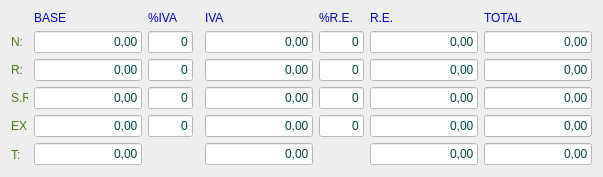
            <widget class="QWidget" name="tab_2">
             <attribute name="title">
              <string>Desglose</string>
             </attribute>
             <layout class="QGridLayout" name="gridLayout_12">
              <item row="5" column="5">
               <spacer name="verticalSpacer_5">
                <property name="orientation">
                 <enum>Qt::Vertical</enum>
                </property>
                <property name="sizeHint" stdset="0">
                 <size>
                  <width>20</width>
                  <height>23</height>
                 </size>
                </property>
               </spacer>
              </item>
              <item row="5" column="2">
               <spacer name="verticalSpacer_4">
                <property name="orientation">
                 <enum>Qt::Vertical</enum>
                </property>
                <property name="sizeHint" stdset="0">
                 <size>
                  <width>20</width>
                  <height>23</height>
                 </size>
                </property>
               </spacer>
              </item>
              <item row="1" column="1">
               <widget class="QLineEdit" name="txtrBase1">
                <property name="enabled">
                 <bool>false</bool>
                </property>
                <property name="styleSheet">
                 <string notr="true">background-color: rgb(255, 255, 255);
color: rgb(0, 64, 64);</string>
                </property>
                <property name="text">
                 <string>0,00</string>
                </property>
                <property name="alignment">
                 <set>Qt::AlignRight|Qt::AlignTrailing|Qt::AlignVCenter</set>
                </property>
                <property name="readOnly">
                 <bool>true</bool>
                </property>
               </widget>
              </item>
              <item row="5" column="6">
               <widget class="QLineEdit" name="txtrTotalRecargoEq_2">
                <property name="enabled">
                 <bool>false</bool>
                </property>
                <property name="styleSheet">
                 <string notr="true">background-color: rgb(255, 255, 255);
color: rgb(0, 64, 64);</string>
                </property>
                <property name="text">
                 <string>0,00</string>
                </property>
                <property name="alignment">
                 <set>Qt::AlignRight|Qt::AlignTrailing|Qt::AlignVCenter</set>
                </property>
                <property name="readOnly">
                 <bool>true</bool>
                </property>
               </widget>
              </item>
              <item row="1" column="5">
               <widget class="QLineEdit" name="txtnRec1">
                <property name="enabled">
                 <bool>false</bool>
                </property>
                <property name="maximumSize">
                 <size>
                  <width>45</width>
                  <height>16777215</height>
                 </size>
                </property>
                <property name="styleSheet">
                 <string notr="true">background-color: rgb(255, 255, 255);
color: rgb(0, 64, 64);</string>
                </property>
                <property name="text">
                 <string>0</string>
                </property>
                <property name="alignment">
                 <set>Qt::AlignRight|Qt::AlignTrailing|Qt::AlignVCenter</set>
                </property>
                <property name="readOnly">
                 <bool>true</bool>
                </property>
               </widget>
              </item>
              <item row="4" column="0">
               <widget class="QLabel" name="label_27">
                <property name="maximumSize">
                 <size>
                  <width>17</width>
                  <height>16777215</height>
                 </size>
                </property>
                <property name="styleSheet">
                 <string notr="true">color: rgb(72, 124, 19);</string>
                </property>
                <property name="text">
                 <string>EX.:</string>
                </property>
               </widget>
              </item>
              <item row="1" column="7">
               <widget class="QLineEdit" name="txtrTotal1">
                <property name="enabled">
                 <bool>false</bool>
                </property>
                <property name="styleSheet">
                 <string notr="true">background-color: rgb(255, 255, 255);
color: rgb(0, 64, 64);</string>
                </property>
                <property name="text">
                 <string>0,00</string>
                </property>
                <property name="alignment">
                 <set>Qt::AlignRight|Qt::AlignTrailing|Qt::AlignVCenter</set>
                </property>
                <property name="readOnly">
                 <bool>true</bool>
                </property>
               </widget>
              </item>
              <item row="0" column="1">
               <widget class="QLabel" name="label_28">
                <property name="styleSheet">
                 <string notr="true">color: rgb(0, 0, 192);</string>
                </property>
                <property name="text">
                 <string>BASE</string>
                </property>
               </widget>
              </item>
              <item row="4" column="7">
               <widget class="QLineEdit" name="txtrTotal4">
                <property name="enabled">
                 <bool>false</bool>
                </property>
                <property name="styleSheet">
                 <string notr="true">background-color: rgb(255, 255, 255);
color: rgb(0, 64, 64);</string>
                </property>
                <property name="text">
                 <string>0,00</string>
                </property>
                <property name="alignment">
                 <set>Qt::AlignRight|Qt::AlignTrailing|Qt::AlignVCenter</set>
                </property>
                <property name="readOnly">
                 <bool>true</bool>
                </property>
               </widget>
              </item>
              <item row="2" column="2">
               <widget class="QLineEdit" name="txtnPorcentajeIva2">
                <property name="enabled">
                 <bool>false</bool>
                </property>
                <property name="maximumSize">
                 <size>
                  <width>45</width>
                  <height>16777215</height>
                 </size>
                </property>
                <property name="styleSheet">
                 <string notr="true">background-color: rgb(255, 255, 255);
color: rgb(0, 64, 64);</string>
                </property>
                <property name="text">
                 <string>0</string>
                </property>
                <property name="alignment">
                 <set>Qt::AlignRight|Qt::AlignTrailing|Qt::AlignVCenter</set>
                </property>
                <property name="readOnly">
                 <bool>true</bool>
                </property>
               </widget>
              </item>
              <item row="1" column="2">
               <widget class="QLineEdit" name="txtnPorcentajeIva1">
                <property name="enabled">
                 <bool>false</bool>
                </property>
                <property name="maximumSize">
                 <size>
                  <width>45</width>
                  <height>16777215</height>
                 </size>
                </property>
                <property name="styleSheet">
                 <string notr="true">background-color: rgb(255, 255, 255);
color: rgb(0, 64, 64);</string>
                </property>
                <property name="text">
                 <string>0</string>
                </property>
                <property name="alignment">
                 <set>Qt::AlignRight|Qt::AlignTrailing|Qt::AlignVCenter</set>
                </property>
                <property name="readOnly">
                 <bool>true</bool>
                </property>
               </widget>
              </item>
              <item row="3" column="6">
               <widget class="QLineEdit" name="txtrRecargoEq3">
                <property name="enabled">
                 <bool>false</bool>
                </property>
                <property name="styleSheet">
                 <string notr="true">background-color: rgb(255, 255, 255);
color: rgb(0, 64, 64);</string>
                </property>
                <property name="text">
                 <string>0,00</string>
                </property>
                <property name="alignment">
                 <set>Qt::AlignRight|Qt::AlignTrailing|Qt::AlignVCenter</set>
                </property>
                <property name="readOnly">
                 <bool>true</bool>
                </property>
               </widget>
              </item>
              <item row="1" column="0">
               <widget class="QLabel" name="label_2">
                <property name="maximumSize">
                 <size>
                  <width>17</width>
                  <height>16777215</height>
                 </size>
                </property>
                <property name="styleSheet">
                 <string notr="true">color: rgb(72, 124, 19);</string>
                </property>
                <property name="text">
                 <string>N:</string>
                </property>
               </widget>
              </item>
              <item row="1" column="4">
               <widget class="QLineEdit" name="txtrIVA1">
                <property name="enabled">
                 <bool>false</bool>
                </property>
                <property name="styleSheet">
                 <string notr="true">background-color: rgb(255, 255, 255);
color: rgb(0, 64, 64);</string>
                </property>
                <property name="text">
                 <string>0,00</string>
                </property>
                <property name="alignment">
                 <set>Qt::AlignRight|Qt::AlignTrailing|Qt::AlignVCenter</set>
                </property>
                <property name="readOnly">
                 <bool>true</bool>
                </property>
               </widget>
              </item>
              <item row="0" column="2" colspan="2">
               <widget class="QLabel" name="label_55">
                <property name="styleSheet">
                 <string notr="true">color: rgb(0, 0, 192);</string>
                </property>
                <property name="text">
                 <string>%IVA</string>
                </property>
               </widget>
              </item>
              <item row="3" column="5">
               <widget class="QLineEdit" name="txtnRec3">
                <property name="enabled">
                 <bool>false</bool>
                </property>
                <property name="maximumSize">
                 <size>
                  <width>45</width>
                  <height>16777215</height>
                 </size>
                </property>
                <property name="styleSheet">
                 <string notr="true">background-color: rgb(255, 255, 255);
color: rgb(0, 64, 64);</string>
                </property>
                <property name="text">
                 <string>0</string>
                </property>
                <property name="alignment">
                 <set>Qt::AlignRight|Qt::AlignTrailing|Qt::AlignVCenter</set>
                </property>
                <property name="readOnly">
                 <bool>true</bool>
                </property>
               </widget>
              </item>
              <item row="5" column="4">
               <widget class="QLineEdit" name="txtrTotalIVA_2">
                <property name="enabled">
                 <bool>false</bool>
                </property>
                <property name="styleSheet">
                 <string notr="true">background-color: rgb(255, 255, 255);
color: rgb(0, 64, 64);</string>
                </property>
                <property name="text">
                 <string>0,00</string>
                </property>
                <property name="alignment">
                 <set>Qt::AlignRight|Qt::AlignTrailing|Qt::AlignVCenter</set>
                </property>
                <property name="readOnly">
                 <bool>true</bool>
                </property>
               </widget>
              </item>
              <item row="2" column="7">
               <widget class="QLineEdit" name="txtrTotal2">
                <property name="enabled">
                 <bool>false</bool>
                </property>
                <property name="styleSheet">
                 <string notr="true">background-color: rgb(255, 255, 255);
color: rgb(0, 64, 64);</string>
                </property>
                <property name="text">
                 <string>0,00</string>
                </property>
                <property name="alignment">
                 <set>Qt::AlignRight|Qt::AlignTrailing|Qt::AlignVCenter</set>
                </property>
                <property name="readOnly">
                 <bool>true</bool>
                </property>
               </widget>
              </item>
              <item row="1" column="6">
               <widget class="QLineEdit" name="txtrRecargoEq1">
                <property name="enabled">
                 <bool>false</bool>
                </property>
                <property name="styleSheet">
                 <string notr="true">background-color: rgb(255, 255, 255);
color: rgb(0, 64, 64);</string>
                </property>
                <property name="text">
                 <string>0,00</string>
                </property>
                <property name="alignment">
                 <set>Qt::AlignRight|Qt::AlignTrailing|Qt::AlignVCenter</set>
                </property>
                <property name="readOnly">
                 <bool>true</bool>
                </property>
               </widget>
              </item>
              <item row="2" column="5">
               <widget class="QLineEdit" name="txtnRec2">
                <property name="enabled">
                 <bool>false</bool>
                </property>
                <property name="maximumSize">
                 <size>
                  <width>45</width>
                  <height>16777215</height>
                 </size>
                </property>
                <property name="styleSheet">
                 <string notr="true">background-color: rgb(255, 255, 255);
color: rgb(0, 64, 64);</string>
                </property>
                <property name="text">
                 <string>0</string>
                </property>
                <property name="alignment">
                 <set>Qt::AlignRight|Qt::AlignTrailing|Qt::AlignVCenter</set>
                </property>
                <property name="readOnly">
                 <bool>true</bool>
                </property>
               </widget>
              </item>
              <item row="3" column="4">
               <widget class="QLineEdit" name="txtrIVA3">
                <property name="enabled">
                 <bool>false</bool>
                </property>
                <property name="styleSheet">
                 <string notr="true">background-color: rgb(255, 255, 255);
color: rgb(0, 64, 64);</string>
                </property>
                <property name="text">
                 <string>0,00</string>
                </property>
                <property name="alignment">
                 <set>Qt::AlignRight|Qt::AlignTrailing|Qt::AlignVCenter</set>
                </property>
                <property name="readOnly">
                 <bool>true</bool>
                </property>
               </widget>
              </item>
              <item row="5" column="7">
               <widget class="QLineEdit" name="txtrTotal_2">
                <property name="enabled">
                 <bool>false</bool>
                </property>
                <property name="styleSheet">
                 <string notr="true">background-color: rgb(255, 255, 255);
color: rgb(0, 64, 64);</string>
                </property>
                <property name="text">
                 <string>0,00</string>
                </property>
                <property name="alignment">
                 <set>Qt::AlignRight|Qt::AlignTrailing|Qt::AlignVCenter</set>
                </property>
                <property name="readOnly">
                 <bool>true</bool>
                </property>
               </widget>
              </item>
              <item row="5" column="0">
               <widget class="QLabel" name="label_29">
                <property name="maximumSize">
                 <size>
                  <width>17</width>
                  <height>16777215</height>
                 </size>
                </property>
                <property name="styleSheet">
                 <string notr="true">color: rgb(72, 124, 19);</string>
                </property>
                <property name="text">
                 <string>T:</string>
                </property>
               </widget>
              </item>
              <item row="3" column="0">
               <widget class="QLabel" name="label_26">
                <property name="maximumSize">
                 <size>
                  <width>17</width>
                  <height>16777215</height>
                 </size>
                </property>
                <property name="styleSheet">
                 <string notr="true">color: rgb(72, 124, 19);</string>
                </property>
                <property name="text">
                 <string>S.R.:</string>
                </property>
               </widget>
              </item>
              <item row="0" column="7">
               <widget class="QLabel" name="label_59">
                <property name="styleSheet">
                 <string notr="true">color: rgb(0, 0, 192);</string>
                </property>
                <property name="text">
                 <string>TOTAL</string>
                </property>
               </widget>
              </item>
              <item row="3" column="1">
               <widget class="QLineEdit" name="txtrBase3">
                <property name="enabled">
                 <bool>false</bool>
                </property>
                <property name="styleSheet">
                 <string notr="true">background-color: rgb(255, 255, 255);
color: rgb(0, 64, 64);</string>
                </property>
                <property name="text">
                 <string>0,00</string>
                </property>
                <property name="alignment">
                 <set>Qt::AlignRight|Qt::AlignTrailing|Qt::AlignVCenter</set>
                </property>
                <property name="readOnly">
                 <bool>true</bool>
                </property>
               </widget>
              </item>
              <item row="2" column="1">
               <widget class="QLineEdit" name="txtrBase2">
                <property name="enabled">
                 <bool>false</bool>
                </property>
                <property name="styleSheet">
                 <string notr="true">background-color: rgb(255, 255, 255);
color: rgb(0, 64, 64);</string>
                </property>
                <property name="text">
                 <string>0,00</string>
                </property>
                <property name="alignment">
                 <set>Qt::AlignRight|Qt::AlignTrailing|Qt::AlignVCenter</set>
                </property>
                <property name="readOnly">
                 <bool>true</bool>
                </property>
               </widget>
              </item>
              <item row="3" column="7">
               <widget class="QLineEdit" name="txtrTotal3">
                <property name="enabled">
                 <bool>false</bool>
                </property>
                <property name="styleSheet">
                 <string notr="true">background-color: rgb(255, 255, 255);
color: rgb(0, 64, 64);</string>
                </property>
                <property name="text">
                 <string>0,00</string>
                </property>
                <property name="alignment">
                 <set>Qt::AlignRight|Qt::AlignTrailing|Qt::AlignVCenter</set>
                </property>
                <property name="readOnly">
                 <bool>true</bool>
                </property>
               </widget>
              </item>
              <item row="4" column="6">
               <widget class="QLineEdit" name="txtrRecargoEq4">
                <property name="enabled">
                 <bool>false</bool>
                </property>
                <property name="styleSheet">
                 <string notr="true">background-color: rgb(255, 255, 255);
color: rgb(0, 64, 64);</string>
                </property>
                <property name="text">
                 <string>0,00</string>
                </property>
                <property name="alignment">
                 <set>Qt::AlignRight|Qt::AlignTrailing|Qt::AlignVCenter</set>
                </property>
                <property name="readOnly">
                 <bool>true</bool>
                </property>
               </widget>
              </item>
              <item row="2" column="4">
               <widget class="QLineEdit" name="txtrIVA2">
                <property name="enabled">
                 <bool>false</bool>
                </property>
                <property name="styleSheet">
                 <string notr="true">background-color: rgb(255, 255, 255);
color: rgb(0, 64, 64);</string>
                </property>
                <property name="text">
                 <string>0,00</string>
                </property>
                <property name="alignment">
                 <set>Qt::AlignRight|Qt::AlignTrailing|Qt::AlignVCenter</set>
                </property>
                <property name="readOnly">
                 <bool>true</bool>
                </property>
               </widget>
              </item>
              <item row="4" column="5">
               <widget class="QLineEdit" name="txtnRec4">
                <property name="enabled">
                 <bool>false</bool>
                </property>
                <property name="maximumSize">
                 <size>
                  <width>45</width>
                  <height>16777215</height>
                 </size>
                </property>
                <property name="styleSheet">
                 <string notr="true">background-color: rgb(255, 255, 255);
color: rgb(0, 64, 64);</string>
                </property>
                <property name="text">
                 <string>0</string>
                </property>
                <property name="alignment">
                 <set>Qt::AlignRight|Qt::AlignTrailing|Qt::AlignVCenter</set>
                </property>
                <property name="readOnly">
                 <bool>true</bool>
                </property>
               </widget>
              </item>
              <item row="3" column="2">
               <widget class="QLineEdit" name="txtnPorcentajeIva3">
                <property name="enabled">
                 <bool>false</bool>
                </property>
                <property name="maximumSize">
                 <size>
                  <width>45</width>
                  <height>16777215</height>
                 </size>
                </property>
                <property name="styleSheet">
                 <string notr="true">background-color: rgb(255, 255, 255);
color: rgb(0, 64, 64);</string>
                </property>
                <property name="text">
                 <string>0</string>
                </property>
                <property name="alignment">
                 <set>Qt::AlignRight|Qt::AlignTrailing|Qt::AlignVCenter</set>
                </property>
                <property name="readOnly">
                 <bool>true</bool>
                </property>
               </widget>
              </item>
              <item row="4" column="1">
               <widget class="QLineEdit" name="txtrBase4">
                <property name="enabled">
                 <bool>false</bool>
                </property>
                <property name="styleSheet">
                 <string notr="true">background-color: rgb(255, 255, 255);
color: rgb(0, 64, 64);</string>
                </property>
                <property name="text">
                 <string>0,00</string>
                </property>
                <property name="alignment">
                 <set>Qt::AlignRight|Qt::AlignTrailing|Qt::AlignVCenter</set>
                </property>
                <property name="readOnly">
                 <bool>true</bool>
                </property>
               </widget>
              </item>
              <item row="0" column="5">
               <widget class="QLabel" name="label_57">
                <property name="styleSheet">
                 <string notr="true">color: rgb(0, 0, 192);</string>
                </property>
                <property name="text">
                 <string>%R.E.</string>
                </property>
               </widget>
              </item>
              <item row="2" column="6">
               <widget class="QLineEdit" name="txtrRecargoEq2">
                <property name="enabled">
                 <bool>false</bool>
                </property>
                <property name="styleSheet">
                 <string notr="true">background-color: rgb(255, 255, 255);
color: rgb(0, 64, 64);</string>
                </property>
                <property name="text">
                 <string>0,00</string>
                </property>
                <property name="alignment">
                 <set>Qt::AlignRight|Qt::AlignTrailing|Qt::AlignVCenter</set>
                </property>
                <property name="readOnly">
                 <bool>true</bool>
                </property>
               </widget>
              </item>
              <item row="0" column="6">
               <widget class="QLabel" name="label_58">
                <property name="styleSheet">
                 <string notr="true">color: rgb(0, 0, 192);</string>
                </property>
                <property name="text">
                 <string>R.E.</string>
                </property>
               </widget>
              </item>
              <item row="5" column="1">
               <widget class="QLineEdit" name="txtrBaseTotal_2">
                <property name="enabled">
                 <bool>false</bool>
                </property>
                <property name="styleSheet">
                 <string notr="true">background-color: rgb(255, 255, 255);
color: rgb(0, 64, 64);</string>
                </property>
                <property name="text">
                 <string>0,00</string>
                </property>
                <property name="alignment">
                 <set>Qt::AlignRight|Qt::AlignTrailing|Qt::AlignVCenter</set>
                </property>
                <property name="readOnly">
                 <bool>true</bool>
                </property>
               </widget>
              </item>
              <item row="2" column="0">
               <widget class="QLabel" name="label_25">
                <property name="maximumSize">
                 <size>
                  <width>17</width>
                  <height>16777215</height>
                 </size>
                </property>
                <property name="styleSheet">
                 <string notr="true">color: rgb(72, 124, 19);</string>
                </property>
                <property name="text">
                 <string>R:</string>
                </property>
               </widget>
              </item>
              <item row="4" column="4">
               <widget class="QLineEdit" name="txtrIVA4">
                <property name="enabled">
                 <bool>false</bool>
                </property>
                <property name="styleSheet">
                 <string notr="true">background-color: rgb(255, 255, 255);
color: rgb(0, 64, 64);</string>
                </property>
                <property name="text">
                 <string>0,00</string>
                </property>
                <property name="alignment">
                 <set>Qt::AlignRight|Qt::AlignTrailing|Qt::AlignVCenter</set>
                </property>
                <property name="readOnly">
                 <bool>true</bool>
                </property>
               </widget>
              </item>
              <item row="4" column="2">
               <widget class="QLineEdit" name="txtnPorcentajeIva4">
                <property name="enabled">
                 <bool>false</bool>
                </property>
                <property name="maximumSize">
                 <size>
                  <width>45</width>
                  <height>16777215</height>
                 </size>
                </property>
                <property name="styleSheet">
                 <string notr="true">background-color: rgb(255, 255, 255);
color: rgb(0, 64, 64);</string>
                </property>
                <property name="text">
                 <string>0</string>
                </property>
                <property name="alignment">
                 <set>Qt::AlignRight|Qt::AlignTrailing|Qt::AlignVCenter</set>
                </property>
                <property name="readOnly">
                 <bool>true</bool>
                </property>
               </widget>
              </item>
              <item row="0" column="4">
               <widget class="QLabel" name="label_56">
                <property name="styleSheet">
                 <string notr="true">color: rgb(0, 0, 192);</string>
                </property>
                <property name="text">
                 <string>IVA</string>
                </property>
               </widget>
              </item>
             </layout>
            </widget>
